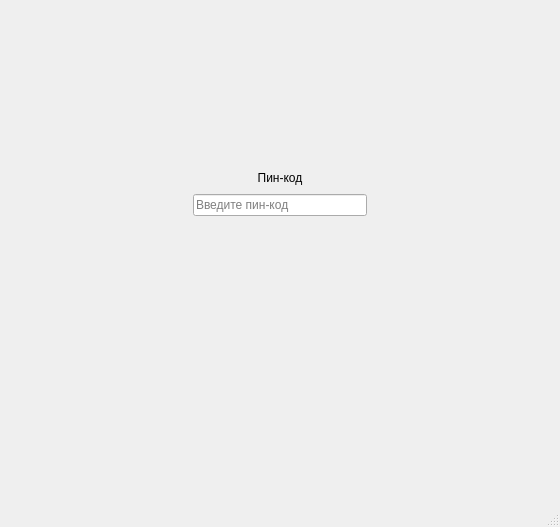
<?xml version="1.0" encoding="UTF-8"?>
<ui version="4.0">
 <class>MainWindow</class>
 <widget class="QMainWindow" name="MainWindow">
  <property name="geometry">
   <rect>
    <x>0</x>
    <y>0</y>
    <width>560</width>
    <height>527</height>
   </rect>
  </property>
  <property name="minimumSize">
   <size>
    <width>0</width>
    <height>0</height>
   </size>
  </property>
  <property name="maximumSize">
   <size>
    <width>100000</width>
    <height>10000</height>
   </size>
  </property>
  <property name="windowTitle">
   <string>MainWindow</string>
  </property>
  <widget class="QWidget" name="centralwidget">
   <layout class="QVBoxLayout" name="verticalLayout_5">
    <item>
     <widget class="QStackedWidget" name="stackedWidget">
      <property name="layoutDirection">
       <enum>Qt::LeftToRight</enum>
      </property>
      <property name="autoFillBackground">
       <bool>false</bool>
      </property>
      <property name="currentIndex">
       <number>0</number>
      </property>
      <widget class="QWidget" name="page">
       <layout class="QGridLayout" name="gridLayout">
        <item row="2" column="1">
         <widget class="QLineEdit" name="edtPin">
          <property name="echoMode">
           <enum>QLineEdit::Password</enum>
          </property>
          <property name="placeholderText">
           <string>Введите пин-код</string>
          </property>
         </widget>
        </item>
        <item row="5" column="1">
         <spacer name="verticalSpacer_2">
          <property name="orientation">
           <enum>Qt::Vertical</enum>
          </property>
          <property name="sizeHint" stdset="0">
           <size>
            <width>20</width>
            <height>40</height>
           </size>
          </property>
         </spacer>
        </item>
        <item row="1" column="0">
         <spacer name="horizontalSpacer">
          <property name="orientation">
           <enum>Qt::Horizontal</enum>
          </property>
          <property name="sizeHint" stdset="0">
           <size>
            <width>40</width>
            <height>20</height>
           </size>
          </property>
         </spacer>
        </item>
        <item row="1" column="3">
         <spacer name="horizontalSpacer_2">
          <property name="orientation">
           <enum>Qt::Horizontal</enum>
          </property>
          <property name="sizeHint" stdset="0">
           <size>
            <width>40</width>
            <height>20</height>
           </size>
          </property>
         </spacer>
        </item>
        <item row="1" column="1">
         <widget class="QLabel" name="lblLogin">
          <property name="text">
           <string>Пин-код</string>
          </property>
          <property name="alignment">
           <set>Qt::AlignCenter</set>
          </property>
         </widget>
        </item>
        <item row="0" column="1">
         <spacer name="verticalSpacer">
          <property name="orientation">
           <enum>Qt::Vertical</enum>
          </property>
          <property name="sizeType">
           <enum>QSizePolicy::Preferred</enum>
          </property>
          <property name="sizeHint" stdset="0">
           <size>
            <width>20</width>
            <height>150</height>
           </size>
          </property>
         </spacer>
        </item>
       </layout>
      </widget>
      <widget class="QWidget" name="page_2">
       <layout class="QVBoxLayout" name="verticalLayout_6">
        <item>
         <widget class="QLineEdit" name="lineEdit">
          <property name="placeholderText">
           <string>Введите свой запрос</string>
          </property>
         </widget>
        </item>
        <item>
         <widget class="QListWidget" name="listWidget">
          <property name="styleSheet">
           <string notr="true">QListWidget::item{
           background-color: qlineargradient(spread:pad, x1:0, y1:1, x2:1, y2:0,
           stop:0 rgba(102, 194, 255, 255),
           stop:0.25 rgba(51, 153, 255, 255),
           stop:0.5 rgba(0, 102, 255, 255),
           stop:0.75 rgba(0, 51, 204, 255),
           stop:1 rgba(0, 0, 153, 255));
}</string>
          </property>
         </widget>
        </item>
       </layout>
      </widget>
     </widget>
    </item>
   </layout>
  </widget>
  <widget class="QStatusBar" name="statusbar"/>
 </widget>
 <resources/>
 <connections/>
</ui>
